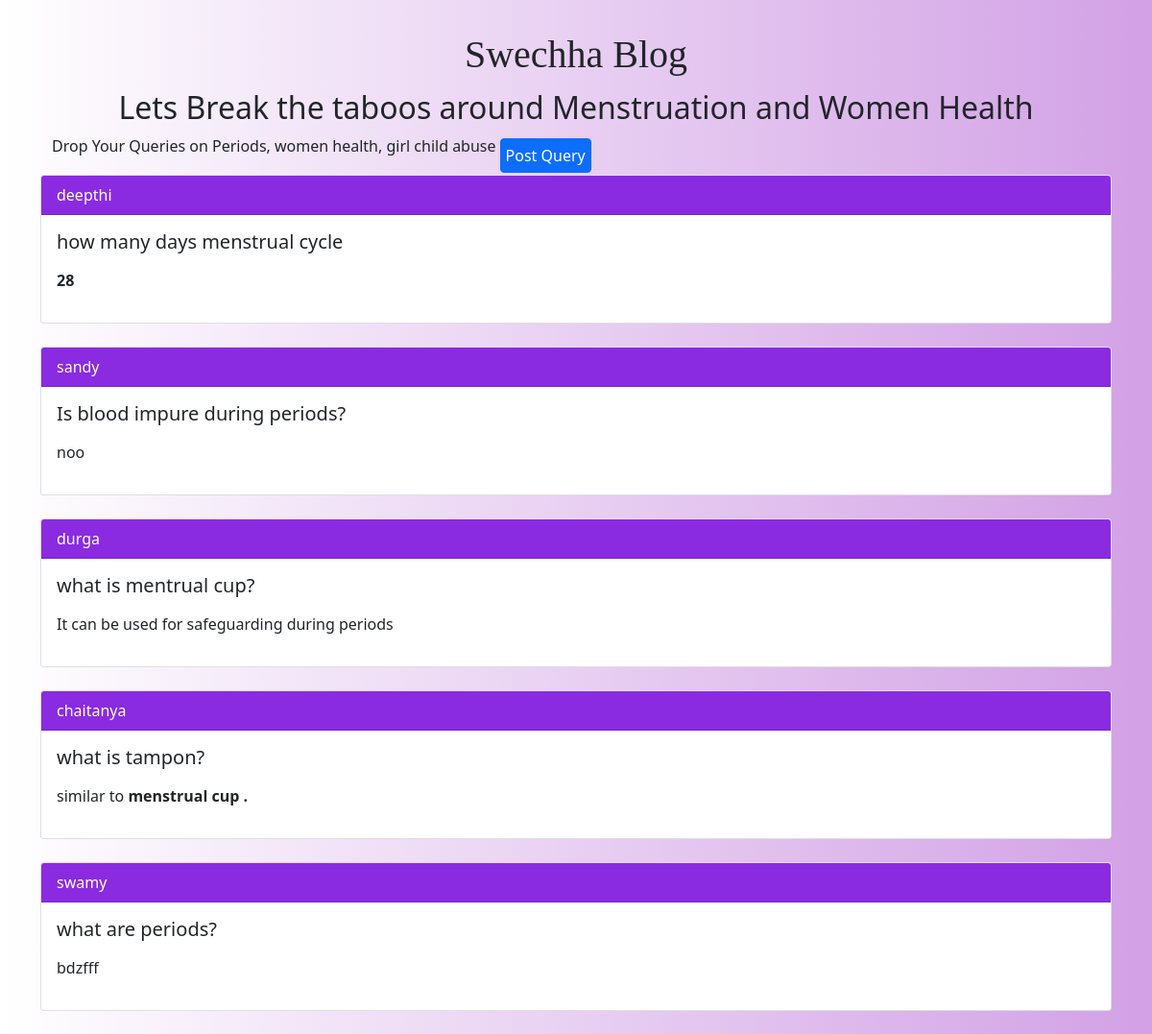
Screenshot of /swechha-blog/ with the database file from the repository.
### taboobreaker/models.py (models this page shows)
class Answer(models.Model):
    ques = models.ForeignKey(QuestionForm, on_delete=models.CASCADE)
    ans = RichTextField(blank=True, null=True)

class QuestionForm(models.Model):
    name = models.CharField(max_length=100)
    ques = models.TextField()
    answered = models.BooleanField(default=False)
    def __str__(self):
        return self.name + "  " + self.ques

### taboobreaker/views.py (the view)
# urls.py: 2. Add a URL to urlpatterns:  path('blog/', include('blog.urls'))
def blog(request):
    q = Answer.objects.all()
    context = {'q':q}
    return render(request, "taboobreaker/blog.html", context)

### taboobreaker/templates/taboobreaker/blog.html (shortened to what this page needs)
{% load static %}
<!DOCTYPE html>
<html lang="en">
<head>
    <link href="https://cdn.jsdelivr.net/npm/bootstrap@5.1.3/dist/css/bootstrap.min.css" rel="stylesheet">
</head>
<body>
    <div class="container">
        <h1>Swechha Blog</h1>
        <h2 class="line">Lets Break the taboos around Menstruation and Women Health</h2>
        <div class="container same">
            <p>Drop Your Queries on Periods, women health, girl child abuse</p>
            <button class="btn btn-primary"><a href="{% url 'ask' %}">Post Query</a></button>
        </div>
        {% for i in q %}
            {% if i.ans != "" %}
            <div class="card">
                <div class="card-header">
                  {{i.ques.name}}
                </div>
                <div class="card-body">
                  <h5 class="card-title">{{i.ques.ques}}</h5>
                  <p class="card-text">{{i.ans|safe}}</p>
                </div>
              </div>
              <br>
            {% endif %}
        {% endfor %}
</body>
</html>

### taboobreaker/templates/taboobreaker/blog.html (style rules this page uses)
.card-header { background-color: blueviolet; color: white; }
body { background-image: linear-gradient(to right, rgba(255,0,0,0), rgba(135, 4, 187, 0.377)) }
h1 { text-align: center; margin-top: 3%; }
.card { margin: 0 auto; }
h1 { font-family: 'Bree Serif', serif; }
.line { text-align: center; margin: 4px; padding: 4px; }
a { color: white; text-decoration: none; }
.btn { margin: 4px; padding: 5px; margin-bottom: 2px; }
.same { display: flex; flex-direction: row; }

### rows the page displays
Answer: ques.name "deepthi", ques.ques "how many days menstrual cycle", ans "28"
Answer: ques.name "sandy", ques.ques "Is blood impure during periods?", ans "noo"
Answer: ques.name "durga", ques.ques "what is mentrual cup?", ans "It can be used for safeguarding during periods"
Answer: ques.name "chaitanya", ques.ques "what is tampon?", ans "similar to menstrual cup ."
Answer: ques.name "swamy", ques.ques "what are periods?", ans "bdzfff"
